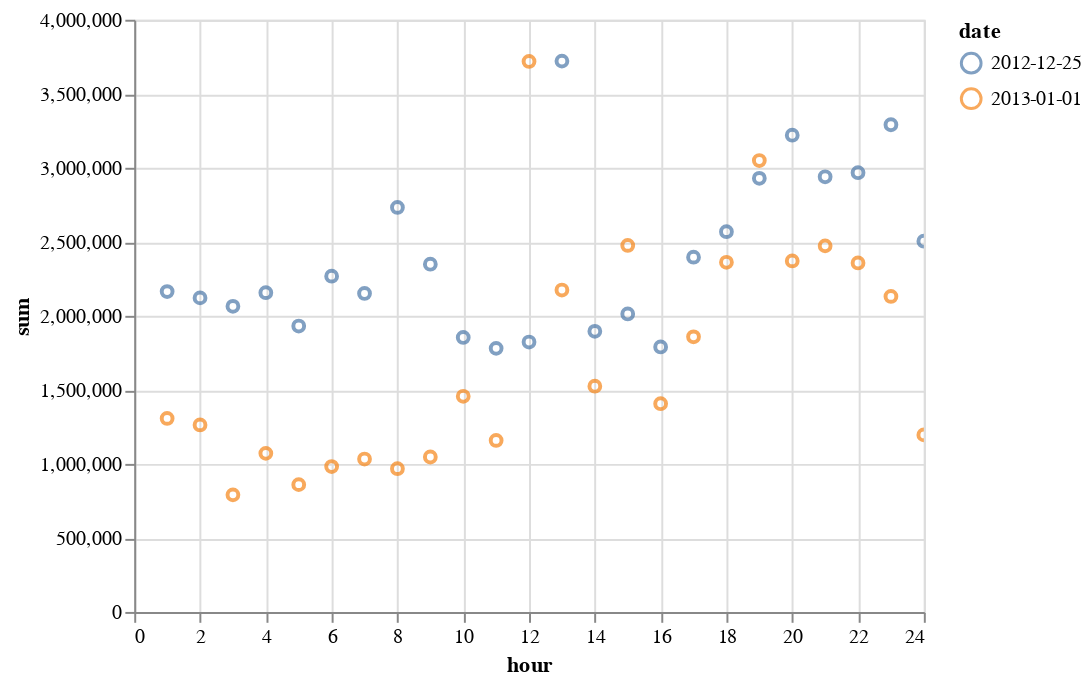

Notebook source saved alongside this figure:
### Code cell
alt.Chart(household_4).mark_point().encode(
x ="hour",
y= "sum",
color ="date"
).interactive()

### Figure 1 — Vega-Lite specification as saved in the notebook (floating-point values rounded to 4 significant figures)
{"config": {"view": {"continuousWidth": 400, "continuousHeight": 300}}, "data": {"name": "data-999e89c9e2f6ce6d00d53b6f3a19d97a"}, "mark": "point", "encoding": {"color": {"type": "nominal", "field": "date"}, "x": {"type": "quantitative", "field": "hour"}, "y": {"type": "quantitative", "field": "sum"}}, "selection": {"selector003": {"type": "interval", "bind": "scales", "encodings": ["x", "y"]}}, "$schema": "https://vega.github.io/schema/vega-lite/v4.8.1.json", "datasets": {"data-999e89c9e2f6ce6d00d53b6f3a19d97a": [{"hour": 1, "sum": 2164000.0, "date": "2012-12-25"}, {"hour": 2, "sum": 2121000.0, "date": "2012-12-25"}, {"hour": 3, "sum": 2064000.0, "date": "2012-12-25"}, {"hour": 4, "sum": 2156000.0, "date": "2012-12-25"}, {"hour": 5, "sum": 1931000.0, "date": "2012-12-25"}, {"hour": 6, "sum": 2268000.0, "date": "2012-12-25"}, {"hour": 7, "sum": 2151000.0, "date": "2012-12-25"}, {"hour": 8, "sum": 2732000.0, "date": "2012-12-25"}, {"hour": 9, "sum": 2349000.0, "date": "2012-12-25"}, {"hour": 10, "sum": 1854000.0, "date": "2012-12-25"}, {"hour": 11, "sum": 1780000.0, "date": "2012-12-25"}, {"hour": 12, "sum": 1823000.0, "date": "2012-12-25"}, {"hour": 13, "sum": 3721000.0, "date": "2012-12-25"}, {"hour": 14, "sum": 1895000.0, "date": "2012-12-25"}, {"hour": 15, "sum": 2013000.0, "date": "2012-12-25"}, {"hour": 16, "sum": 1790000.0, "date": "2012-12-25"}, {"hour": 17, "sum": 2396000.0, "date": "2012-12-25"}, {"hour": 18, "sum": 2568000.0, "date": "2012-12-25"}, {"hour": 19, "sum": 2929000.0, "date": "2012-12-25"}, {"hour": 20, "sum": 3220000.0, "date": "2012-12-25"}, {"hour": 21, "sum": 2939000.0, "date": "2012-12-25"}, {"hour": 22, "sum": 2967000.0, "date": "2012-12-25"}, {"hour": 23, "sum": 3291000.0, "date": "2012-12-25"}, {"hour": 24, "sum": 2504000.0, "date": "2012-12-25"}, {"hour": 1, "sum": 1307000.0, "date": "2013-01-01"}, {"hour": 2, "sum": 1263000.0, "date": "2013-01-01"}, {"hour": 3, "sum": 790900.0, "date": "2013-01-01"}, {"hour": 4, "sum": 1071000.0, "date": "2013-01-01"}, {"hour": 5, "sum": 859800.0, "date": "2013-01-01"}, {"hour": 6, "sum": 981900.0, "date": "2013-01-01"}, {"hour": 7, "sum": 1033000.0, "date": "2013-01-01"}, {"hour": 8, "sum": 967700.0, "date": "2013-01-01"}, {"hour": 9, "sum": 1047000.0, "date": "2013-01-01"}, {"hour": 10, "sum": 1457000.0, "date": "2013-01-01"}, {"hour": 11, "sum": 1159000.0, "date": "2013-01-01"}, {"hour": 12, "sum": 3718000.0, "date": "2013-01-01"}, {"hour": 13, "sum": 2174000.0, "date": "2013-01-01"}, {"hour": 14, "sum": 1524000.0, "date": "2013-01-01"}, {"hour": 15, "sum": 2476000.0, "date": "2013-01-01"}, {"hour": 16, "sum": 1406000.0, "date": "2013-01-01"}, {"hour": 17, "sum": 1858000.0, "date": "2013-01-01"}, {"hour": 18, "sum": 2362000.0, "date": "2013-01-01"}, {"hour": 19, "sum": 3049000.0, "date": "2013-01-01"}, {"hour": 20, "sum": 2371000.0, "date": "2013-01-01"}, {"hour": 21, "sum": 2473000.0, "date": "2013-01-01"}, {"hour": 22, "sum": 2357000.0, "date": "2013-01-01"}, {"hour": 23, "sum": 2131000.0, "date": "2013-01-01"}, {"hour": 24, "sum": 1196000.0, "date": "2013-01-01"}]}}
